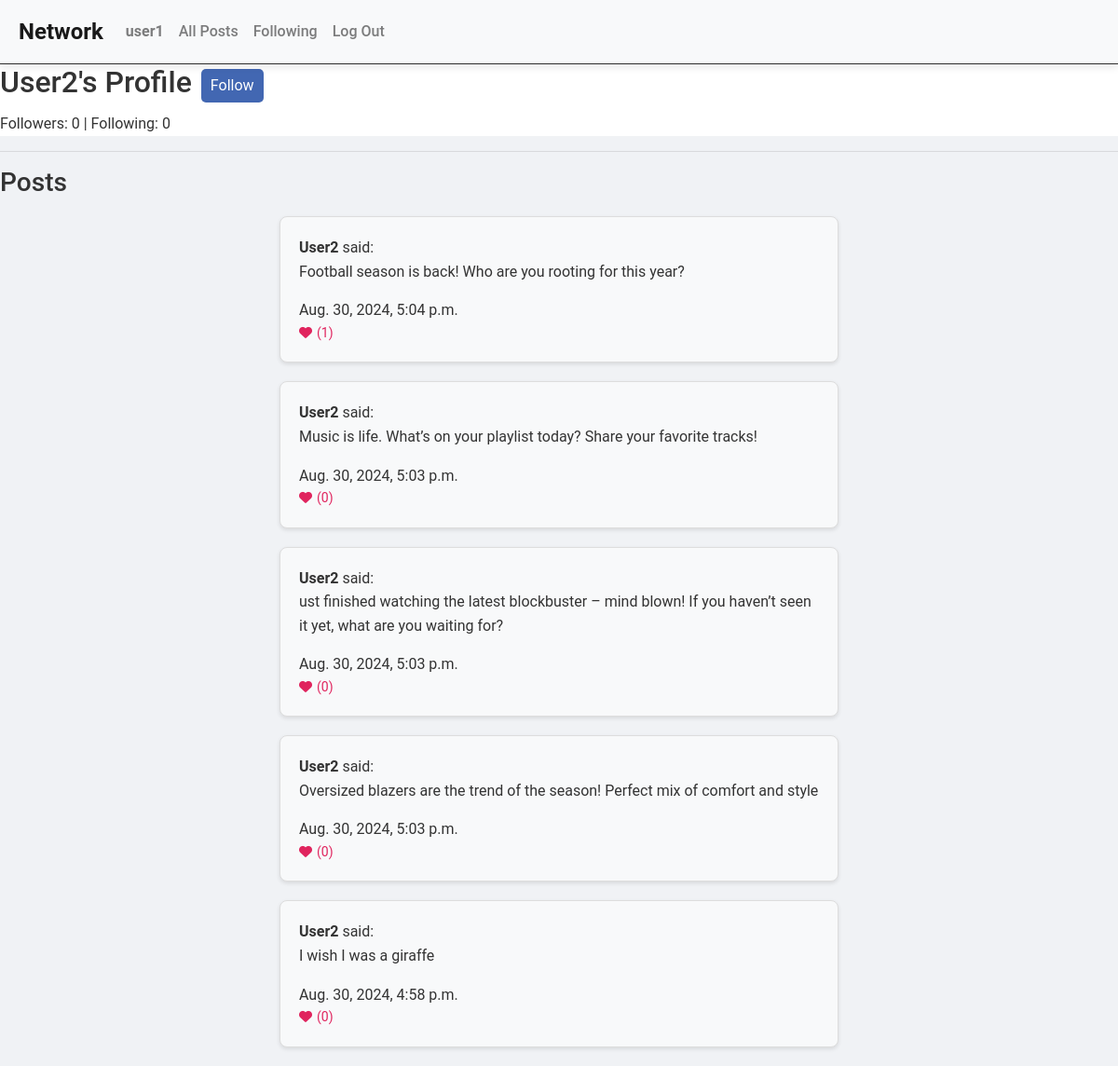
The page /profile/2 (signed in) on the database its author committed.
### network/models.py (models this page shows, shortened)
class User(AbstractUser):
    pass

class Post(models.Model):
    user = models.ForeignKey(User, on_delete=models.CASCADE, related_name="posts")
    content = models.TextField()
    timestamp = models.DateTimeField(auto_now_add=True)

### network/views.py (the view)
# urls.py: path("profile/<int:user_id>", views.profile, name="profile"),
@login_required
def profile(request, user_id):
    user = get_object_or_404(User, pk=user_id)
    posts = user.posts.all().order_by("-timestamp")
    following = Follow.objects.filter(follower=user).count()
    followers = Follow.objects.filter(following=user).count()
    is_following = Follow.objects.filter(follower=request.user, following=user).exists()
    return render(request, "network/profile.html", {
        "profile_user": user,
        "posts": posts,
        "following": following,
        "followers": followers,
        "is_following": is_following
    })

### network/templates/network/profile.html (shortened to what this page needs)
{% extends "network/layout.html" %}
{% block body %}
    <div class="profileBegin">
        <div class="profileHeader">
            <h2>{{ profile_user.username }}'s Profile</h2>
            {% if user.is_authenticated and user.id != profile_user.id %}
                <button id="follow-toggle-btn">
                    {% if is_following %}
                        Unfollow
                    {% else %}
                        Follow
                    {% endif %}
                </button>
            {% endif %}
        </div>
        <p>Followers: {{ followers }} | Following: {{ following }}</p>
    </div>
<hr>
    <h3>Posts</h3>
    <div class="posts">
        {% for post in posts %}
            <div class="post">
                <strong>{{ post.user.username }}</strong> said:
                <p>{{ post.content }}</p>
                <span>{{ post.timestamp }}</span>
                {% if user.is_authenticated %}
                    <button class="like-btn" data-post-id="{{ post.id }}">
                        <i class="fas fa-heart"></i> ({{ post.likes.count }})
                    </button>
                {% endif %}
            </div>
        {% endfor %}
    </div>
{% endblock %}

### network/templates/network/layout.html (shortened to what this page needs)
{% load static %}
<!DOCTYPE html>
<html lang="en">
    <head>
        <link rel="stylesheet" href="https://stackpath.bootstrapcdn.com/bootstrap/4.4.1/css/bootstrap.min.css">
        <link href="{% static 'network/styles.css' %}" rel="stylesheet">
        <link rel="stylesheet" href="https://cdnjs.cloudflare.com/ajax/libs/font-awesome/6.0.0-beta3/css/all.min.css">
    </head>
    <body>
        <nav class="navbar navbar-expand-lg navbar-light bg-light">
            <a class="navbar-brand" href="#">Network</a>
            <div>
              <ul class="navbar-nav mr-auto">
                {% if user.is_authenticated %}
                    <li class="nav-item">
                        <a class="nav-link" href="{% url 'profile' user_id=user.id %}"><strong>{{ user.username }}</strong></a>
                    </li>
                {% endif %}
                <li class="nav-item">
                  <a class="nav-link" href="{% url 'index' %}">All Posts</a>
                </li>
                {% if user.is_authenticated %}
                    <li class="nav-item">
                        <a class="nav-link" href="{% url 'following' %}">Following</a>
                    </li>
                    <li class="nav-item">
                        <a class="nav-link" href="{% url 'logout' %}">Log Out</a>
                    </li>
                {% endif %}
              </ul>
            </div>
          </nav>
        <div class="body">
            {% block body %}
            {% endblock %}
        </div>
    </body>
</html>

### network/static/network/styles.css (style rules this page uses)
* { margin: 0; padding: 0; box-sizing: border-box; }
body { font-family: 'Roboto', sans-serif; background-color: #f0f2f5; color: #333; line-height: 1.6; }
.navbar { background-color: #4267B2; padding: 10px 20px; box-shadow: 0 4px 8px rgba(0, 0, 0, 0.1); }
.navbar-brand { color: #fff; font-size: 1.5rem; font-weight: bold; }
.navbar-nav .nav-link { color: #fff; font-weight: 500; padding: 10px 15px; transition: background-color 0.3s ease, color 0.3s ease; }
.posts { margin: 20px auto; max-width: 600px; }
.post { background-color: #f8f9fa; padding: 20px; margin-bottom: 20px; border-radius: 8px; border: 1px solid #ddd; box-shadow: 0 2px 4px rgba(0, 0, 0, 0.1); position: relative; }
.like-btn { background-color: transparent; border: none; color: #e0245e; font-size: 14px; cursor: pointer; display: flex; align-items: center; }
.like-btn i { margin-right: 5px; }
.profileHeader { display:flex; }
#follow-toggle-btn { background-color: #4267B2; color: white; border: none; padding: 5px 10px; margin-left: 10px; border-radius: 5px; cursor: pointer; margin-bottom: 10px; margin-top: 5px; }
.profileBegin { background-color: #ffffff; border-top: solid 1px; }

### rows shown on the page
User: username "user1"
User: username "User2"
Post: user.username "User2", content "Football season is back! Who are you rooting for this year?", timestamp "Aug. 30, 2024, 5:04 p.m.", likes.count "1"
Post: user.username "User2", content "Music is life. What’s on your playlist today? Share your favorite tracks!", timestamp "Aug. 30, 2024, 5:03 p.m.", likes.count "0"
Post: user.username "User2", content "ust finished watching the latest blockbuster – mind blown! If you haven’t seen it yet, what are you waiting for?", timestamp "Aug. 30, 2024, 5:03 p.m.", likes.count "0"
Post: user.username "User2", content "Oversized blazers are the trend of the season! Perfect mix of comfort and style", timestamp "Aug. 30, 2024, 5:03 p.m.", likes.count "0"
Post: user.username "User2", content "I wish I was a giraffe", timestamp "Aug. 30, 2024, 4:58 p.m.", likes.count "0"

### other values the page prints
{{ followers }} "0"
{{ following }} "0"
